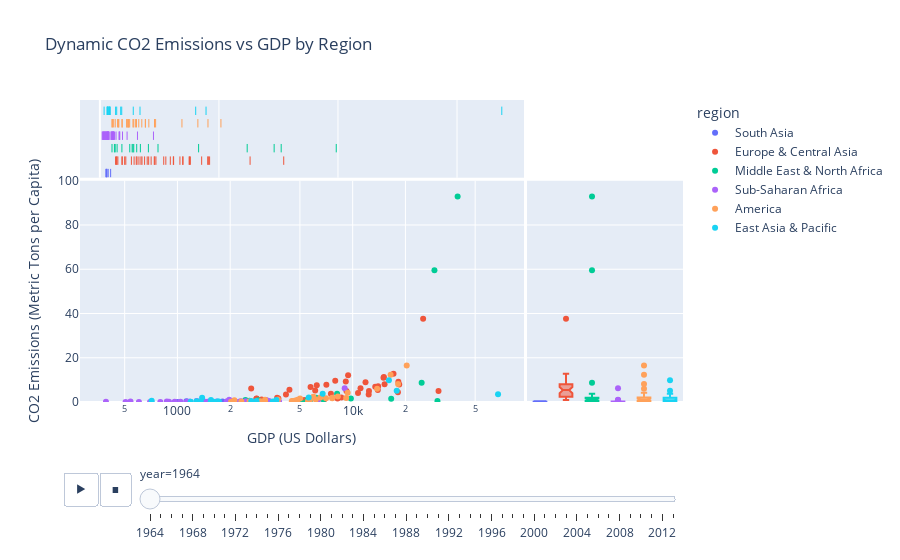

Source (notebook cell):
### Markdown cell above
La gráfica muestra las emisiones de CO2 (dióxido de carbono) por persona en diferentes regiones del mundo desde 1970 hasta alrededor de 2010.

No te que América y Europa & Asia Central tienen las emisiones más altas por persona durante la mayor parte del periodo cubierto, con picos que superan ocasionalmente los 40 toneladas métricas por persona. Esto puede reflejar un nivel de industrialización más alto y una mayor dependencia de combustibles fósiles en estas regiones. En el caso de Asia Oriental y Pacífico muestra un incremento significativo en las emisiones por persona a partir del año 2000, lo que podría estar relacionado con el rápido desarrollo económico e industrial de países como China.  Asia del Sur y África Subsahariana presentan las emisiones más bajas por persona, lo que podría indicar una menor industrialización o una infraestructura energética menos dependiente de los combustibles fósiles. Sin embargo, hay que notar el aumento en Asia del Sur después del 2000.por  ultimo, Oriente Medio y Norte de África muestran una variabilidad notable, con algunos años experimentando emisiones muy altas por persona, posiblemente debido a la producción de petróleo y gas en estos lugares.

### Code cell
import pandas as pd
import plotly.express as px


fig = px.scatter(
    data,
    x='gdp', 
    y='co2', 
    animation_frame='year', 
    animation_group='country',
    color='region', 
    hover_name='country',
    labels={'co2': 'CO2 Emissions (Metric Tons per Capita)', 'gdp': 'GDP (US Dollars)'},
    title='Dynamic CO2 Emissions vs GDP by Region',
    marginal_y='box',  
    marginal_x='rug' 

)


fig.update_layout(
    xaxis_title='GDP (US Dollars)',
    yaxis_title='CO2 Emissions (Metric Tons per Capita)',
    xaxis=dict(type='log'), 
    yaxis=dict(range=[0, 100]) 
)


fig

### Figure 1 — Plotly figure (JSON) as saved in the notebook; plotly's stock layout.template omitted (floating-point values rounded to 4 significant figures)
{"data": [{"hovertemplate": "<b>%{hovertext}</b><br><br>region=South Asia<br>year=1964<br>GDP (US Dollars)=%{x}<br>CO2 Emissions (Metric Tons per Capita)=%{y}<extra></extra>", "hovertext": ["Afghanistan", "Bangladesh", "India", "Nepal", "Pakistan", "Sri Lanka"], "ids": ["Afghanistan", "Bangladesh", "India", "Nepal", "Pakistan", "Sri Lanka"], "legendgroup": "South Asia", "marker": {"color": "#636efa", "symbol": "circle"}, "mode": "markers", "name": "South Asia", "orientation": "v", "showlegend": true, "type": "scatter", "x": [1182, 1138, 1125, 1002, 1396, 1809], "xaxis": "x", "y": [0.0863, 0.055, 0.309, 0.014, 0.324, 0.21], "yaxis": "y"}, {"alignmentgroup": "True", "boxpoints": "all", "fillcolor": "rgba(255,255,255,0)", "hoveron": "points", "hovertemplate": "<b>%{hovertext}</b><br><br>region=South Asia<br>year=1964<br>GDP (US Dollars)=%{x}<extra></extra>", "hovertext": ["Afghanistan", "Bangladesh", "India", "Nepal", "Pakistan", "Sri Lanka"], "jitter": 0, "legendgroup": "South Asia", "line": {"color": "rgba(255,255,255,0)"}, "marker": {"color": "#636efa", "symbol": "line-ns-open"}, "name": "South Asia", "offsetgroup": "South Asia", "showlegend": false, "type": "box", "x": [1182, 1138, 1125, 1002, 1396, 1809], "xaxis": "x3", "yaxis": "y3"}, {"alignmentgroup": "True", "hovertemplate": "<b>%{hovertext}</b><br><br>region=South Asia<br>year=1964<br>CO2 Emissions (Metric Tons per Capita)=%{y}<extra></extra>", "hovertext": ["Afghanistan", "Bangladesh", "India", "Nepal", "Pakistan", "Sri Lanka"], "legendgroup": "South Asia", "marker": {"color": "#636efa", "symbol": "circle"}, "name": "South Asia", "notched": true, "offsetgroup": "South Asia", "showlegend": false, "type": "box", "xaxis": "x2", "y": [0.0863, 0.055, 0.309, 0.014, 0.324, 0.21], "yaxis": "y2"}, {"hovertemplate": "<b>%{hovertext}</b><br><br>region=Europe & Central Asia<br>year=1964<br>GDP (US Dollars)=%{x}<br>CO2 Emissions (Metric Tons per Capita)=%{y}<extra></extra>", "hovertext": ["Albania", "Armenia", "Austria", "Azerbaijan", "Belarus", "Belgium", "Bulgaria", "Cyprus", "Denmark", "Finland", "France", "Georgia", "Germany", "Greece", "Hungary", "Iceland", "Ireland", "Italy", "Kazakhstan", "Lithuania", "Luxembourg", "Malta", "Moldova", "Netherlands", "Norway", "Poland", "Portugal", "Romania", "Russia", "Slovak Republic", "Spain", "Sweden", "Switzerland", "Tajikistan", "Turkey", "Turkmenistan", "Ukraine", "United Kingdom", "Uzbekistan"], "ids": ["Albania", "Armenia", "Austria", "Azerbaijan", "Belarus", "Belgium", "Bulgaria", "Cyprus", "Denmark", "Finland", "France", "Georgia", "Germany", "Greece", "Hungary", "Iceland", "Ireland", "Italy", "Kazakhstan", "Lithuania", "Luxembourg", "Malta", "Moldova", "Netherlands", "Norway", "Poland", "Portugal", "Romania", "Russia", "Slovak Republic", "Spain", "Sweden", "Switzerland", "Tajikistan", "Turkey", "Turkmenistan", "Ukraine", "United Kingdom", "Uzbekistan"], "legendgroup": "Europe & Central Asia", "marker": {"color": "#EF553B", "symbol": "circle"}, "mode": "markers", "name": "Europe & Central Asia", "orientation": "v", "showlegend": true, "type": "scatter", "x": [3023, 2823, 13915, 5751, 4357, 14995, 6110, 6563, 18228, 12389, 13969, 3707, 17100, 8197, 11083, 13450, 9215, 12343, 9418, 10728, 25235, 2830, 4162, 15204, 18118, 7078, 6902, 7512, 11836, 9135, 8611, 18434, 30886, 3769, 5296, 7952, 6239, 15067, 2636], "xaxis": "x", "y": [1.09, 1.45, 5.37, 6.75, 5.51, 11, 5.25, 1.73, 9.14, 5.02, 7.13, 1.91, 12.8, 1.57, 6.16, 6.91, 5, 3.43, 12.1, 4.05, 37.6, 1.56, 3.43, 8.01, 4.38, 7.83, 1.23, 3.75, 8.87, 9.24, 2.02, 7.86, 4.92, 1.63, 0.871, 9.64, 7.53, 11.3, 6.11], "yaxis": "y"}, {"alignmentgroup": "True", "boxpoints": "all", "fillcolor": "rgba(255,255,255,0)", "hoveron": "points", "hovertemplate": "<b>%{hovertext}</b><br><br>region=Europe & Central Asia<br>year=1964<br>GDP (US Dollars)=%{x}<extra></extra>", "hovertext": ["Albania", "Armenia", "Austria", "Azerbaijan", "Belarus", "Belgium", "Bulgaria", "Cyprus", "Denmark", "Finland", "France", "Georgia", "Germany", "Greece", "Hungary", "Iceland", "Ireland", "Italy", "Kazakhstan", "Lithuania", "Luxembourg", "Malta", "Moldova", "Netherlands", "Norway", "Poland", "Portugal", "Romania", "Russia", "Slovak Republic", "Spain", "Sweden", "Switzerland", "Tajikistan", "Turkey", "Turkmenistan", "Ukraine", "United Kingdom", "Uzbekistan"], "jitter": 0, "legendgroup": "Europe & Central Asia", "line": {"color": "rgba(255,255,255,0)"}, "marker": {"color": "#EF553B", "symbol": "line-ns-open"}, "name": "Europe & Central Asia", "offsetgroup": "Europe & Central Asia", "showlegend": false, "type": "box", "x": [3023, 2823, 13915, 5751, 4357, 14995, 6110, 6563, 18228, 12389, 13969, 3707, 17100, 8197, 11083, 13450, 9215, 12343, 9418, 10728, 25235, 2830, 4162, 15204, 18118, 7078, 6902, 7512, 11836, 9135, 8611, 18434, 30886, 3769, 5296, 7952, 6239, 15067, 2636], "xaxis": "x3", "yaxis": "y3"}, {"alignmentgroup": "True", "hovertemplate": "<b>%{hovertext}</b><br><br>region=Europe & Central Asia<br>year=1964<br>CO2 Emissions (Metric Tons per Capita)=%{y}<extra></extra>", "hovertext": ["Albania", "Armenia", "Austria", "Azerbaijan", "Belarus", "Belgium", "Bulgaria", "Cyprus", "Denmark", "Finland", "France", "Georgia", "Germany", "Greece", "Hungary", "Iceland", "Ireland", "Italy", "Kazakhstan", "Lithuania", "Luxembourg", "Malta", "Moldova", "Netherlands", "Norway", "Poland", "Portugal", "Romania", "Russia", "Slovak Republic", "Spain", "Sweden", "Switzerland", "Tajikistan", "Turkey", "Turkmenistan", "Ukraine", "United Kingdom", "Uzbekistan"], "legendgroup": "Europe & Central Asia", "marker": {"color": "#EF553B", "symbol": "circle"}, "name": "Europe & Central Asia", "notched": true, "offsetgroup": "Europe & Central Asia", "showlegend": false, "type": "box", "xaxis": "x2", "y": [1.09, 1.45, 5.37, 6.75, 5.51, 11, 5.25, 1.73, 9.14, 5.02, 7.13, 1.91, 12.8, 1.57, 6.16, 6.91, 5, 3.43, 12.1, 4.05, 37.6, 1.56, 3.43, 8.01, 4.38, 7.83, 1.23, 3.75, 8.87, 9.24, 2.02, 7.86, 4.92, 1.63, 0.871, 9.64, 7.53, 11.3, 6.11], "yaxis": "y2"}, {"hovertemplate": "<b>%{hovertext}</b><br><br>region=Middle East & North Africa<br>year=1964<br>GDP (US Dollars)=%{x}<br>CO2 Emissions (Metric Tons per Capita)=%{y}<extra></extra>", "hovertext": ["Algeria", "Bahrain", "Djibouti", "Egypt", "Iran", "Iraq", "Israel", "Jordan", "Kuwait", "Lebanon", "Libya", "Morocco", "Oman", "Qatar", "Saudi Arabia", "Syria", "Tunisia", "United Arab Emirates"], "ids": ["Algeria", "Bahrain", "Djibouti", "Egypt", "Iran", "Iraq", "Israel", "Jordan", "Kuwait", "Lebanon", "Libya", "Morocco", "Oman", "Qatar", "Saudi Arabia", "Syria", "Tunisia", "United Arab Emirates"], "legendgroup": "Middle East & North Africa", "marker": {"color": "#00cc96", "symbol": "circle"}, "mode": "markers", "name": "Middle East & North Africa", "orientation": "v", "showlegend": true, "type": "scatter", "x": [5693, 24751, 3700, 2443, 6188, 6805, 8152, 5556, 29279, 9767, 30463, 2040, 5419, 39711, 16587, 2894, 2575, 5021], "xaxis": "x", "y": [0.46, 8.74, 0.784, 0.849, 1.96, 1.12, 3.74, 1.13, 59.6, 1.6, 0.398, 0.319, 0.0181, 92.9, 1.51, 0.84, 0.618, 0.132], "yaxis": "y"}, {"alignmentgroup": "True", "boxpoints": "all", "fillcolor": "rgba(255,255,255,0)", "hoveron": "points", "hovertemplate": "<b>%{hovertext}</b><br><br>region=Middle East & North Africa<br>year=1964<br>GDP (US Dollars)=%{x}<extra></extra>", "hovertext": ["Algeria", "Bahrain", "Djibouti", "Egypt", "Iran", "Iraq", "Israel", "Jordan", "Kuwait", "Lebanon", "Libya", "Morocco", "Oman", "Qatar", "Saudi Arabia", "Syria", "Tunisia", "United Arab Emirates"], "jitter": 0, "legendgroup": "Middle East & North Africa", "line": {"color": "rgba(255,255,255,0)"}, "marker": {"color": "#00cc96", "symbol": "line-ns-open"}, "name": "Middle East & North Africa", "offsetgroup": "Middle East & North Africa", "showlegend": false, "type": "box", "x": [5693, 24751, 3700, 2443, 6188, 6805, 8152, 5556, 29279, 9767, 30463, 2040, 5419, 39711, 16587, 2894, 2575, 5021], "xaxis": "x3", "yaxis": "y3"}, {"alignmentgroup": "True", "hovertemplate": "<b>%{hovertext}</b><br><br>region=Middle East & North Africa<br>year=1964<br>CO2 Emissions (Metric Tons per Capita)=%{y}<extra></extra>", "hovertext": ["Algeria", "Bahrain", "Djibouti", "Egypt", "Iran", "Iraq", "Israel", "Jordan", "Kuwait", "Lebanon", "Libya", "Morocco", "Oman", "Qatar", "Saudi Arabia", "Syria", "Tunisia", "United Arab Emirates"], "legendgroup": "Middle East & North Africa", "marker": {"color": "#00cc96", "symbol": "circle"}, "name": "Middle East & North Africa", "notched": true, "offsetgroup": "Middle East & North Africa", "showlegend": false, "type": "box", "xaxis": "x2", "y": [0.46, 8.74, 0.784, 0.849, 1.96, 1.12, 3.74, 1.13, 59.6, 1.6, 0.398, 0.319, 0.0181, 92.9, 1.51, 0.84, 0.618, 0.132], "yaxis": "y2"}, {"hovertemplate": "<b>%{hovertext}</b><br><br>region=Sub-Saharan Africa<br>year=1964<br>GDP (US Dollars)=%{x}<br>CO2 Emissions (Metric Tons per Capita)=%{y}<extra></extra>", "hovertext": ["Angola", "Benin", "Burkina Faso", "Burundi", "Cameroon", "Cape Verde", "Chad", "Comoros", "Congo, Dem. Rep.", "Congo, Rep.", "Cote d'Ivoire", "Equatorial Guinea", "Ethiopia", "Gabon", "Gambia", "Ghana", "Guinea", "Guinea-Bissau", "Kenya", "Liberia", "Madagascar", "Malawi", "Mali", "Mauritania", "Mauritius", "Mozambique", "Niger", "Nigeria", "Rwanda", "Sao Tome and Principe", "Senegal", "Seychelles", "Sierra Leone", "Somalia", "South Africa", "Sudan", "Swaziland", "Tanzania", "Togo", "Uganda", "Zambia", "Zimbabwe"], "ids": ["Angola", "Benin", "Burkina Faso", "Burundi", "Cameroon", "Cape Verde", "Chad", "Comoros", "Congo, Dem. Rep.", "Congo, Rep.", "Cote d'Ivoire", "Equatorial Guinea", "Ethiopia", "Gabon", "Gambia", "Ghana", "Guinea", "Guinea-Bissau", "Kenya", "Liberia", "Madagascar", "Malawi", "Mali", "Mauritania", "Mauritius", "Mozambique", "Niger", "Nigeria", "Rwanda", "Sao Tome and Principe", "Senegal", "Seychelles", "Sierra Leone", "Somalia", "South Africa", "Sudan", "Swaziland", "Tanzania", "Togo", "Uganda", "Zambia", "Zimbabwe"], "legendgroup": "Sub-Saharan Africa", "marker": {"color": "#ab63fa", "symbol": "circle"}, "mode": "markers", "name": "Sub-Saharan Africa", "orientation": "v", "showlegend": true, "type": "scatter", "x": [4573, 1159, 711, 603, 1910, 895, 1409, 1342, 2108, 2282, 3312, 1041, 698, 2454, 1312, 2322, 870, 1440, 1922, 1287, 2273, 391, 799, 2254, 3334, 540, 1437, 3803, 506, 1675, 2118, 6318, 1333, 1131, 9004, 2126, 2713, 1176, 1483, 965, 3214, 1976], "xaxis": "x", "y": [0.201, 0.0553, 0.0216, 0.0158, 0.0597, 0.131, 0.0305, 0.054, 0.117, 0.232, 0.183, 0.0946, 0.0167, 0.364, 0.0743, 0.22, 0.184, 0.0911, 0.307, 0.395, 0.0861, 0.0833, 0.032, 0.122, 0.419, 0.267, 0.0251, 0.148, 0.0116, 0.171, 0.258, 0.161, 0.125, 0.0452, 6.16, 0.219, 0.0288, 0.0912, 0.0794, 0.0634, 0.949, 1.05], "yaxis": "y"}, {"alignmentgroup": "True", "boxpoints": "all", "fillcolor": "rgba(255,255,255,0)", "hoveron": "points", "hovertemplate": "<b>%{hovertext}</b><br><br>region=Sub-Saharan Africa<br>year=1964<br>GDP (US Dollars)=%{x}<extra></extra>", "hovertext": ["Angola", "Benin", "Burkina Faso", "Burundi", "Cameroon", "Cape Verde", "Chad", "Comoros", "Congo, Dem. Rep.", "Congo, Rep.", "Cote d'Ivoire", "Equatorial Guinea", "Ethiopia", "Gabon", "Gambia", "Ghana", "Guinea", "Guinea-Bissau", "Kenya", "Liberia", "Madagascar", "Malawi", "Mali", "Mauritania", "Mauritius", "Mozambique", "Niger", "Nigeria", "Rwanda", "Sao Tome and Principe", "Senegal", "Seychelles", "Sierra Leone", "Somalia", "South Africa", "Sudan", "Swaziland", "Tanzania", "Togo", "Uganda", "Zambia", "Zimbabwe"], "jitter": 0, "legendgroup": "Sub-Saharan Africa", "line": {"color": "rgba(255,255,255,0)"}, "marker": {"color": "#ab63fa", "symbol": "line-ns-open"}, "name": "Sub-Saharan Africa", "offsetgroup": "Sub-Saharan Africa", "showlegend": false, "type": "box", "x": [4573, 1159, 711, 603, 1910, 895, 1409, 1342, 2108, 2282, 3312, 1041, 698, 2454, 1312, 2322, 870, 1440, 1922, 1287, 2273, 391, 799, 2254, 3334, 540, 1437, 3803, 506, 1675, 2118, 6318, 1333, 1131, 9004, 2126, 2713, 1176, 1483, 965, 3214, 1976], "xaxis": "x3", "yaxis": "y3"}, {"alignmentgroup": "True", "hovertemplate": "<b>%{hovertext}</b><br><br>region=Sub-Saharan Africa<br>year=1964<br>CO2 Emissions (Metric Tons per Capita)=%{y}<extra></extra>", "hovertext": ["Angola", "Benin", "Burkina Faso", "Burundi", "Cameroon", "Cape Verde", "Chad", "Comoros", "Congo, Dem. Rep.", "Congo, Rep.", "Cote d'Ivoire", "Equatorial Guinea", "Ethiopia", "Gabon", "Gambia", "Ghana", "Guinea", "Guinea-Bissau", "Kenya", "Liberia", "Madagascar", "Malawi", "Mali", "Mauritania", "Mauritius", "Mozambique", "Niger", "Nigeria", "Rwanda", "Sao Tome and Principe", "Senegal", "Seychelles", "Sierra Leone", "Somalia", "South Africa", "Sudan", "Swaziland", "Tanzania", "Togo", "Uganda", "Zambia", "Zimbabwe"], "legendgroup": "Sub-Saharan Africa", "marker": {"color": "#ab63fa", "symbol": "circle"}, "name": "Sub-Saharan Africa", "notched": true, "offsetgroup": "Sub-Saharan Africa", "showlegend": false, "type": "box", "xaxis": "x2", "y": [0.201, 0.0553, 0.0216, 0.0158, 0.0597, 0.131, 0.0305, 0.054, 0.117, 0.232, 0.183, 0.0946, 0.0167, 0.364, 0.0743, 0.22, 0.184, 0.0911, 0.307, 0.395, 0.0861, 0.0833, 0.032, 0.122, 0.419, 0.267, 0.0251, 0.148, 0.0116, 0.171, 0.258, 0.161, 0.125, 0.0452, 6.16, 0.219, 0.0288, 0.0912, 0.0794, 0.0634, 0.949, 1.05], "yaxis": "y2"}, {"hovertemplate": "<b>%{hovertext}</b><br><br>region=America<br>year=1964<br>GDP (US Dollars)=%{x}<br>CO2 Emissions (Metric Tons per Capita)=%{y}<extra></extra>", "hovertext": ["Antigua and Barbuda", "Argentina", "Bahamas", "Barbados", "Belize", "Bolivia", "Brazil", "Canada", "Chile", "Colombia", "Costa Rica", "Cuba", "Ecuador", "El Salvador", "Grenada", "Guatemala", "Guyana", "Haiti", "Honduras", "Jamaica", "Mexico", "Nicaragua", "Panama", "Paraguay", "Peru", "Suriname", "Trinidad and Tobago", "United States", "Uruguay", "Venezuela"], "ids": ["Antigua and Barbuda", "Argentina", "Bahamas", "Barbados", "Belize", "Bolivia", "Brazil", "Canada", "Chile", "Colombia", "Costa Rica", "Cuba", "Ecuador", "El Salvador", "Grenada", "Guatemala", "Guyana", "Haiti", "Honduras", "Jamaica", "Mexico", "Nicaragua", "Panama", "Paraguay", "Peru", "Suriname", "Trinidad and Tobago", "United States", "Uruguay", "Venezuela"], "legendgroup": "America", "marker": {"color": "#FFA15A", "symbol": "circle"}, "mode": "markers", "name": "America", "orientation": "v", "showlegend": true, "type": "scatter", "x": [5008, 8227, 18160, 5681, 2114, 2971, 4707, 16464, 6537, 3749, 4495, 9179, 4786, 4585, 2316, 3722, 3164, 2024, 2583, 5965, 7045, 5559, 4852, 3163, 6155, 7650, 9362, 20338, 7644, 13789], "xaxis": "x", "y": [1.54, 2.54, 8.12, 0.766, 0.818, 0.371, 0.699, 12.3, 2.08, 1.17, 0.439, 1.84, 0.421, 0.397, 0.234, 0.374, 1.02, 0.0718, 0.317, 2.35, 1.72, 0.474, 0.974, 0.205, 1.09, 1.87, 4.2, 16.5, 1.71, 5.97], "yaxis": "y"}, {"alignmentgroup": "True", "boxpoints": "all", "fillcolor": "rgba(255,255,255,0)", "hoveron": "points", "hovertemplate": "<b>%{hovertext}</b><br><br>region=America<br>year=1964<br>GDP (US Dollars)=%{x}<extra></extra>", "hovertext": ["Antigua and Barbuda", "Argentina", "Bahamas", "Barbados", "Belize", "Bolivia", "Brazil", "Canada", "Chile", "Colombia", "Costa Rica", "Cuba", "Ecuador", "El Salvador", "Grenada", "Guatemala", "Guyana", "Haiti", "Honduras", "Jamaica", "Mexico", "Nicaragua", "Panama", "Paraguay", "Peru", "Suriname", "Trinidad and Tobago", "United States", "Uruguay", "Venezuela"], "jitter": 0, "legendgroup": "America", "line": {"color": "rgba(255,255,255,0)"}, "marker": {"color": "#FFA15A", "symbol": "line-ns-open"}, "name": "America", "offsetgroup": "America", "showlegend": false, "type": "box", "x": [5008, 8227, 18160, 5681, 2114, 2971, 4707, 16464, 6537, 3749, 4495, 9179, 4786, 4585, 2316, 3722, 3164, 2024, 2583, 5965, 7045, 5559, 4852, 3163, 6155, 7650, 9362, 20338, 7644, 13789], "xaxis": "x3", "yaxis": "y3"}, {"alignmentgroup": "True", "hovertemplate": "<b>%{hovertext}</b><br><br>region=America<br>year=1964<br>CO2 Emissions (Metric Tons per Capita)=%{y}<extra></extra>", "hovertext": ["Antigua and Barbuda", "Argentina", "Bahamas", "Barbados", "Belize", "Bolivia", "Brazil", "Canada", "Chile", "Colombia", "Costa Rica", "Cuba", "Ecuador", "El Salvador", "Grenada", "Guatemala", "Guyana", "Haiti", "Honduras", "Jamaica", "Mexico", "Nicaragua", "Panama", "Paraguay", "Peru", "Suriname", "Trinidad and Tobago", "United States", "Uruguay", "Venezuela"], "legendgroup": "America", "marker": {"color": "#FFA15A", "symbol": "circle"}, "name": "America", "notched": true, "offsetgroup": "America", "showlegend": false, "type": "box", "xaxis": "x2", "y": [1.54, 2.54, 8.12, 0.766, 0.818, 0.371, 0.699, 12.3, 2.08, 1.17, 0.439, 1.84, 0.421, 0.397, 0.234, 0.374, 1.02, 0.0718, 0.317, 2.35, 1.72, 0.474, 0.974, 0.205, 1.09, 1.87, 4.2, 16.5, 1.71, 5.97], "yaxis": "y2"}, {"hovertemplate": "<b>%{hovertext}</b><br><br>region=East Asia & Pacific<br>year=1964<br>GDP (US Dollars)=%{x}<br>CO2 Emissions (Metric Tons per Capita)=%{y}<extra></extra>", "hovertext": ["Australia", "Brunei", "Cambodia", "China", "Fiji", "Indonesia", "Japan", "Kiribati", "Mongolia", "Myanmar", "New Zealand", "Papua New Guinea", "Philippines", "Samoa", "Singapore", "Solomon Islands", "Thailand", "Tonga", "Vanuatu", "Vietnam"], "ids": ["Australia", "Brunei", "Cambodia", "China", "Fiji", "Indonesia", "Japan", "Kiribati", "Mongolia", "Myanmar", "New Zealand", "Papua New Guinea", "Philippines", "Samoa", "Singapore", "Solomon Islands", "Thailand", "Tonga", "Vanuatu", "Vietnam"], "legendgroup": "East Asia & Pacific", "marker": {"color": "#19d3f3", "symbol": "circle"}, "mode": "markers", "name": "East Asia & Pacific", "orientation": "v", "showlegend": true, "type": "scatter", "x": [16098, 67522, 1548, 713, 3671, 1694, 6741, 2639, 1383, 1358, 17837, 1324, 2825, 3498, 5613, 1190, 1725, 1610, 1553, 1285], "xaxis": "x", "y": [9.8, 3.49, 0.0539, 0.618, 0.944, 0.229, 3.69, 0.404, 1.9, 0.125, 5.08, 0.122, 0.428, 0.208, 2.02, 0.138, 0.242, 0.153, 0.864, 0.321], "yaxis": "y"}, {"alignmentgroup": "True", "boxpoints": "all", "fillcolor": "rgba(255,255,255,0)", "hoveron": "points", "hovertemplate": "<b>%{hovertext}</b><br><br>region=East Asia & Pacific<br>year=1964<br>GDP (US Dollars)=%{x}<extra></extra>", "hovertext": ["Australia", "Brunei", "Cambodia", "China", "Fiji", "Indonesia", "Japan", "Kiribati", "Mongolia", "Myanmar", "New Zealand", "Papua New Guinea", "Philippines", "Samoa", "Singapore", "Solomon Islands", "Thailand", "Tonga", "Vanuatu", "Vietnam"], "jitter": 0, "legendgroup": "East Asia & Pacific", "line": {"color": "rgba(255,255,255,0)"}, "marker": {"color": "#19d3f3", "symbol": "line-ns-open"}, "name": "East Asia & Pacific", "offsetgroup": "East Asia & Pacific", "showlegend": false, "type": "box", "x": [16098, 67522, 1548, 713, 3671, 1694, 6741, 2639, 1383, 1358, 17837, 1324, 2825, 3498, 5613, 1190, 1725, 1610, 1553, 1285], "xaxis": "x3", "yaxis": "y3"}, {"alignmentgroup": "True", "hovertemplate": "<b>%{hovertext}</b><br><br>region=East Asia & Pacific<br>year=1964<br>CO2 Emissions (Metric Tons per Capita)=%{y}<extra></extra>", "hovertext": ["Australia", "Brunei", "Cambodia", "China", "Fiji", "Indonesia", "Japan", "Kiribati", "Mongolia", "Myanmar", "New Zealand", "Papua New Guinea", "Philippines", "Samoa", "Singapore", "Solomon Islands", "Thailand", "Tonga", "Vanuatu", "Vietnam"], "legendgroup": "East Asia & Pacific", "marker": {"color": "#19d3f3", "symbol": "circle"}, "name": "East Asia & Pacific", "notched": true, "offsetgroup": "East Asia & Pacific", "showlegend": false, "type": "box", "xaxis": "x2", "y": [9.8, 3.49, 0.0539, 0.618, 0.944, 0.229, 3.69, 0.404, 1.9, 0.125, 5.08, 0.122, 0.428, 0.208, 2.02, 0.138, 0.242, 0.153, 0.864, 0.321], "yaxis": "y2"}], "layout": {"legend": {"title": {"text": "region"}, "tracegroupgap": 0}, "sliders": [{"active": 0, "currentvalue": {"prefix": "year="}, "len": 0.9, "pad": {"b": 10, "t": 60}, "steps": [{"args": [["1964"], {"frame": {"duration": 0, "redraw": false}, "fromcurrent": true, "mode": "immediate", "transition": {"duration": 0, "easing": "linear"}}], "label": "1964", "method": "animate"}, {"args": [["1965"], {"frame": {"duration": 0, "redraw": false}, "fromcurrent": true, "mode": "immediate", "transition": {"duration": 0, "easing": "linear"}}], "label": "1965", "method": "animate"}, {"args": [["1966"], {"frame": {"duration": 0, "redraw": false}, "fromcurrent": true, "mode": "immediate", "transition": {"duration": 0, "easing": "linear"}}], "label": "1966", "method": "animate"}, {"args": [["1967"], {"frame": {"duration": 0, "redraw": false}, "fromcurrent": true, "mode": "immediate", "transition": {"duration": 0, "easing": "linear"}}], "label": "1967", "method": "animate"}, {"args": [["1968"], {"frame": {"duration": 0, "redraw": false}, "fromcurrent": true, "mode": "immediate", "transition": {"duration": 0, "easing": "linear"}}], "label": "1968", "method": "animate"}, {"args": [["1969"], {"frame": {"duration": 0, "redraw": false}, "fromcurrent": true, "mode": "immediate", "transition": {"duration": 0, "easing": "linear"}}], "label": "1969", "method": "animate"}, {"args": [["1970"], {"frame": {"duration": 0, "redraw": false}, "fromcurrent": true, "mode": "immediate", "transition": {"duration": 0, "easing": "linear"}}], "label": "1970", "method": "animate"}, {"args": [["1971"], {"frame": {"duration": 0, "redraw": false}, "fromcurrent": true, "mode": "immediate", "transition": {"duration": 0, "easing": "linear"}}], "label": "1971", "method": "animate"}, {"args": [["1972"], {"frame": {"duration": 0, "redraw": false}, "fromcurrent": true, "mode": "immediate", "transition": {"duration": 0, "easing": "linear"}}], "label": "1972", "method": "animate"}, {"args": [["1973"], {"frame": {"duration": 0, "redraw": false}, "fromcurrent": true, "mode": "immediate", "transition": {"duration": 0, "easing": "linear"}}], "label": "1973", "method": "animate"}, {"args": [["1974"], {"frame": {"duration": 0, "redraw": false}, "fromcurrent": true, "mode": "immediate", "transition": {"duration": 0, "easing": "linear"}}], "label": "1974", "method": "animate"}, {"args": [["1975"], {"frame": {"duration": 0, "redraw": false}, "fromcurrent": true, "mode": "immediate", "transition": {"duration": 0, "easing": "linear"}}], "label": "1975", "method": "animate"}, {"args": [["1976"], {"frame": {"duration": 0, "redraw": false}, "fromcurrent": true, "mode": "immediate", "transition": {"duration": 0, "easing": "linear"}}], "label": "1976", "method": "animate"}, {"args": [["1977"], {"frame": {"duration": 0, "redraw": false}, "fromcurrent": true, "mode": "immediate", "transition": {"duration": 0, "easing": "linear"}}], "label": "1977", "method": "animate"}, {"args": [["1978"], {"frame": {"duration": 0, "redraw": false}, "fromcurrent": true, "mode": "immediate", "transition": {"duration": 0, "easing": "linear"}}], "label": "1978", "method": "animate"}, {"args": [["1979"], {"frame": {"duration": 0, "redraw": false}, "fromcurrent": true, "mode": "immediate", "transition": {"duration": 0, "easing": "linear"}}], "label": "1979", "method": "animate"}, {"args": [["1980"], {"frame": {"duration": 0, "redraw": false}, "fromcurrent": true, "mode": "immediate", "transition": {"duration": 0, "easing": "linear"}}], "label": "1980", "method": "animate"}, {"args": [["1981"], {"frame": {"duration": 0, "redraw": false}, "fromcurrent": true, "mode": "immediate", "transition": {"duration": 0, "easing": "linear"}}], "label": "1981", "method": "animate"}, {"args": [["1982"], {"frame": {"duration": 0, "redraw": false}, "fromcurrent": true, "mode": "immediate", "transition": {"duration": 0, "easing": "linear"}}], "label": "1982", "method": "animate"}, {"args": [["1983"], {"frame": {"duration": 0, "redraw": false}, "fromcurrent": true, "mode": "immediate", "transition": {"duration": 0, "easing": "linear"}}], "label": "1983", "method": "animate"}, {"args": [["1984"], {"frame": {"duration": 0, "redraw": false}, "fromcurrent": true, "mode": "immediate", "transition": {"duration": 0, "easing": "linear"}}], "label": "1984", "method": "animate"}, {"args": [["1985"], {"frame": {"duration": 0, "redraw": false}, "fromcurrent": true, "mode": "immediate", "transition": {"duration": 0, "easing": "linear"}}], "label": "1985", "method": "animate"}, {"args": [["1986"], {"frame": {"duration": 0, "redraw": false}, "fromcurrent": true, "mode": "immediate", "transition": {"duration": 0, "easing": "linear"}}], "label": "1986", "method": "animate"}, {"args": [["1987"], {"frame": {"duration": 0, "redraw": false}, "fromcurrent": true, "mode": "immediate", "transition": {"duration": 0, "easing": "linear"}}], "label": "1987", "method": "animate"}, {"args": [["1988"], {"frame": {"duration": 0, "redraw": false}, "fromcurrent": true, "mode": "immediate", "transition": {"duration": 0, "easing": "linear"}}], "label": "1988", "method": "animate"}, {"args": [["1989"], {"frame": {"duration": 0, "redraw": false}, "fromcurrent": true, "mode": "immediate", "transition": {"duration": 0, "easing": "linear"}}], "label": "1989", "method": "animate"}, {"args": [["1990"], {"frame": {"duration": 0, "redraw": false}, "fromcurrent": true, "mode": "immediate", "transition": {"duration": 0, "easing": "linear"}}], "label": "1990", "method": "animate"}, {"args": [["1991"], {"frame": {"duration": 0, "redraw": false}, "fromcurrent": true, "mode": "immediate", "transition": {"duration": 0, "easing": "linear"}}], "label": "1991", "method": "animate"}, {"args": [["1992"], {"frame": {"duration": 0, "redraw": false}, "fromcurrent": true, "mode": "immediate", "transition": {"duration": 0, "easing": "linear"}}], "label": "1992", "method": "animate"}, {"args": [["1993"], {"frame": {"duration": 0, "redraw": false}, "fromcurrent": true, "mode": "immediate", "transition": {"duration": 0, "easing": "linear"}}], "label": "1993", "method": "animate"}, {"args": [["1994"], {"frame": {"duration": 0, "redraw": false}, "fromcurrent": true, "mode": "immediate", "transition": {"duration": 0, "easing": "linear"}}], "label": "1994", "method": "animate"}, {"args": [["1995"], {"frame": {"duration": 0, "redraw": false}, "fromcurrent": true, "mode": "immediate", "transition": {"duration": 0, "easing": "linear"}}], "label": "1995", "method": "animate"}, {"args": [["1996"], {"frame": {"duration": 0, "redraw": false}, "fromcurrent": true, "mode": "immediate", "transition": {"duration": 0, "easing": "linear"}}], "label": "1996", "method": "animate"}, {"args": [["1997"], {"frame": {"duration": 0, "redraw": false}, "fromcurrent": true, "mode": "immediate", "transition": {"duration": 0, "easing": "linear"}}], "label": "1997", "method": "animate"}, {"args": [["1998"], {"frame": {"duration": 0, "redraw": false}, "fromcurrent": true, "mode": "immediate", "transition": {"duration": 0, "easing": "linear"}}], "label": "1998", "method": "animate"}, {"args": [["1999"], {"frame": {"duration": 0, "redraw": false}, "fromcurrent": true, "mode": "immediate", "transition": {"duration": 0, "easing": "linear"}}], "label": "1999", "method": "animate"}, {"args": [["2000"], {"frame": {"duration": 0, "redraw": false}, "fromcurrent": true, "mode": "immediate", "transition": {"duration": 0, "easing": "linear"}}], "label": "2000", "method": "animate"}, {"args": [["2001"], {"frame": {"duration": 0, "redraw": false}, "fromcurrent": true, "mode": "immediate", "transition": {"duration": 0, "easing": "linear"}}], "label": "2001", "method": "animate"}, {"args": [["2002"], {"frame": {"duration": 0, "redraw": false}, "fromcurrent": true, "mode": "immediate", "transition": {"duration": 0, "easing": "linear"}}], "label": "2002", "method": "animate"}, {"args": [["2003"], {"frame": {"duration": 0, "redraw": false}, "fromcurrent": true, "mode": "immediate", "transition": {"duration": 0, "easing": "linear"}}], "label": "2003", "method": "animate"}, {"args": [["2004"], {"frame": {"duration": 0, "redraw": false}, "fromcurrent": true, "mode": "immediate", "transition": {"duration": 0, "easing": "linear"}}], "label": "2004", "method": "animate"}, {"args": [["2005"], {"frame": {"duration": 0, "redraw": false}, "fromcurrent": true, "mode": "immediate", "transition": {"duration": 0, "easing": "linear"}}], "label": "2005", "method": "animate"}, {"args": [["2006"], {"frame": {"duration": 0, "redraw": false}, "fromcurrent": true, "mode": "immediate", "transition": {"duration": 0, "easing": "linear"}}], "label": "2006", "method": "animate"}, {"args": [["2007"], {"frame": {"duration": 0, "redraw": false}, "fromcurrent": true, "mode": "immediate", "transition": {"duration": 0, "easing": "linear"}}], "label": "2007", "method": "animate"}, {"args": [["2008"], {"frame": {"duration": 0, "redraw": false}, "fromcurrent": true, "mode": "immediate", "transition": {"duration": 0, "easing": "linear"}}], "label": "2008", "method": "animate"}, {"args": [["2009"], {"frame": {"duration": 0, "redraw": false}, "fromcurrent": true, "mode": "immediate", "transition": {"duration": 0, "easing": "linear"}}], "label": "2009", "method": "animate"}, {"args": [["2010"], {"frame": {"duration": 0, "redraw": false}, "fromcurrent": true, "mode": "immediate", "transition": {"duration": 0, "easing": "linear"}}], "label": "2010", "method": "animate"}, {"args": [["2011"], {"frame": {"duration": 0, "redraw": false}, "fromcurrent": true, "mode": "immediate", "transition": {"duration": 0, "easing": "linear"}}], "label": "2011", "method": "animate"}, {"args": [["2012"], {"frame": {"duration": 0, "redraw": false}, "fromcurrent": true, "mode": "immediate", "transition": {"duration": 0, "easing": "linear"}}], "label": "2012", "method": "animate"}, {"args": [["2013"], {"frame": {"duration": 0, "redraw": false}, "fromcurrent": true, "mode": "immediate", "transition": {"duration": 0, "easing": "linear"}}], "label": "2013", "method": "animate"}], "x": 0.1, "xanchor": "left", "y": 0, "yanchor": "top"}], "title": {"text": "Dynamic CO2 Emissions vs GDP by Region"}, "updatemenus": [{"buttons": [{"args": [null, {"frame": {"duration": 500, "redraw": false}, "fromcurrent": true, "mode": "immediate", "transition": {"duration": 500, "easing": "linear"}}], "label": "&#9654;", "method": "animate"}, {"args": [[null], {"frame": {"duration": 0, "redraw": false}, "fromcurrent": true, "mode": "immediate", "transition": {"duration": 0, "easing": "linear"}}], "label": "&#9724;", "method": "animate"}], "direction": "left", "pad": {"r": 10, "t": 70}, "showactive": false, "type": "buttons", "x": 0.1, "xanchor": "right", "y": 0, "yanchor": "top"}], "xaxis": {"anchor": "y", "domain": [0, 0.7363], "title": {"text": "GDP (US Dollars)"}, "type": "log"}, "xaxis2": {"anchor": "y2", "domain": [0.7413, 1], "matches": "x2", "showgrid": false, "showline": false, "showticklabels": false, "ticks": ""}, "xaxis3": {"anchor": "y3", "domain": [0, 0.7363], "matches": "x", "showgrid": true, "showticklabels": false}, "xaxis4": {"anchor": "y4", "domain": [0.7413, 1], "matches": "x2", "showgrid": false, "showline": false, "showticklabels": false, "ticks": ""}, "yaxis": {"anchor": "x", "domain": [0, 0.7326], "range": [0, 100], "title": {"text": "CO2 Emissions (Metric Tons per Capita)"}}, "yaxis2": {"anchor": "x2", "domain": [0, 0.7326], "matches": "y", "showgrid": true, "showticklabels": false}, "yaxis3": {"anchor": "x3", "domain": [0.7426, 1], "matches": "y3", "showgrid": false, "showline": false, "showticklabels": false, "ticks": ""}, "yaxis4": {"anchor": "x4", "domain": [0.7426, 1], "matches": "y3", "showgrid": true, "showline": false, "showticklabels": false, "ticks": ""}}}
